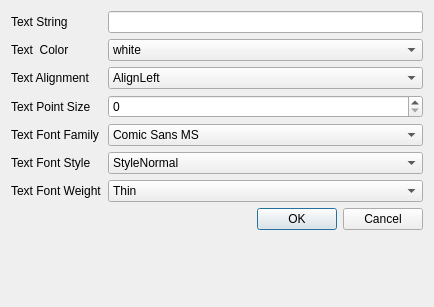
<?xml version="1.0" encoding="UTF-8"?>
<ui version="4.0">
 <class>EditText</class>
 <widget class="QDialog" name="EditText">
  <property name="geometry">
   <rect>
    <x>0</x>
    <y>0</y>
    <width>434</width>
    <height>307</height>
   </rect>
  </property>
  <property name="windowTitle">
   <string>Dialog</string>
  </property>
  <layout class="QFormLayout" name="formLayout">
   <item row="0" column="0">
    <widget class="QLabel" name="label">
     <property name="text">
      <string>Text String</string>
     </property>
    </widget>
   </item>
   <item row="0" column="1">
    <widget class="QLineEdit" name="textString"/>
   </item>
   <item row="1" column="0">
    <widget class="QLabel" name="label_2">
     <property name="text">
      <string>Text  Color</string>
     </property>
    </widget>
   </item>
   <item row="1" column="1">
    <widget class="QComboBox" name="textColor">
     <item>
      <property name="text">
       <string>white</string>
      </property>
     </item>
     <item>
      <property name="text">
       <string>black</string>
      </property>
     </item>
     <item>
      <property name="text">
       <string>red</string>
      </property>
     </item>
     <item>
      <property name="text">
       <string>green</string>
      </property>
     </item>
     <item>
      <property name="text">
       <string>blue</string>
      </property>
     </item>
     <item>
      <property name="text">
       <string>cyan</string>
      </property>
     </item>
     <item>
      <property name="text">
       <string>magenta</string>
      </property>
     </item>
     <item>
      <property name="text">
       <string>yellow</string>
      </property>
     </item>
     <item>
      <property name="text">
       <string>gray</string>
      </property>
     </item>
    </widget>
   </item>
   <item row="2" column="0">
    <widget class="QLabel" name="label_3">
     <property name="text">
      <string>Text Alignment</string>
     </property>
    </widget>
   </item>
   <item row="2" column="1">
    <widget class="QComboBox" name="textAlignment">
     <item>
      <property name="text">
       <string>AlignLeft</string>
      </property>
     </item>
     <item>
      <property name="text">
       <string>AlignRight</string>
      </property>
     </item>
     <item>
      <property name="text">
       <string>AlignTop</string>
      </property>
     </item>
     <item>
      <property name="text">
       <string>AlignBottom</string>
      </property>
     </item>
     <item>
      <property name="text">
       <string>AlignCenter</string>
      </property>
     </item>
    </widget>
   </item>
   <item row="7" column="1">
    <widget class="QDialogButtonBox" name="buttonBox">
     <property name="orientation">
      <enum>Qt::Horizontal</enum>
     </property>
     <property name="standardButtons">
      <set>QDialogButtonBox::Cancel|QDialogButtonBox::Ok</set>
     </property>
    </widget>
   </item>
   <item row="3" column="0">
    <widget class="QLabel" name="label_4">
     <property name="text">
      <string>Text Point Size</string>
     </property>
    </widget>
   </item>
   <item row="3" column="1">
    <widget class="QSpinBox" name="textPointSize">
     <property name="maximum">
      <number>50</number>
     </property>
    </widget>
   </item>
   <item row="4" column="1">
    <widget class="QComboBox" name="textFontFamily">
     <item>
      <property name="text">
       <string>Comic Sans MS</string>
      </property>
     </item>
     <item>
      <property name="text">
       <string>Courier</string>
      </property>
     </item>
     <item>
      <property name="text">
       <string>Helvetica</string>
      </property>
     </item>
     <item>
      <property name="text">
       <string>Times</string>
      </property>
     </item>
    </widget>
   </item>
   <item row="4" column="0">
    <widget class="QLabel" name="label_5">
     <property name="text">
      <string>Text Font Family</string>
     </property>
    </widget>
   </item>
   <item row="5" column="1">
    <widget class="QComboBox" name="textFontStyle">
     <item>
      <property name="text">
       <string>StyleNormal</string>
      </property>
     </item>
     <item>
      <property name="text">
       <string>StyleItalic</string>
      </property>
     </item>
     <item>
      <property name="text">
       <string>StyleOblique</string>
      </property>
     </item>
    </widget>
   </item>
   <item row="5" column="0">
    <widget class="QLabel" name="label_6">
     <property name="text">
      <string>Text Font Style</string>
     </property>
    </widget>
   </item>
   <item row="6" column="1">
    <widget class="QComboBox" name="textFontWeight">
     <item>
      <property name="text">
       <string>Thin</string>
      </property>
     </item>
     <item>
      <property name="text">
       <string>Light</string>
      </property>
     </item>
     <item>
      <property name="text">
       <string>Normal</string>
      </property>
     </item>
     <item>
      <property name="text">
       <string>Bold</string>
      </property>
     </item>
    </widget>
   </item>
   <item row="6" column="0">
    <widget class="QLabel" name="label_7">
     <property name="text">
      <string>Text Font Weight</string>
     </property>
    </widget>
   </item>
  </layout>
 </widget>
 <resources/>
 <connections>
  <connection>
   <sender>buttonBox</sender>
   <signal>accepted()</signal>
   <receiver>EditText</receiver>
   <slot>accept()</slot>
   <hints>
    <hint type="sourcelabel">
     <x>248</x>
     <y>254</y>
    </hint>
    <hint type="destinationlabel">
     <x>157</x>
     <y>274</y>
    </hint>
   </hints>
  </connection>
  <connection>
   <sender>buttonBox</sender>
   <signal>rejected()</signal>
   <receiver>EditText</receiver>
   <slot>reject()</slot>
   <hints>
    <hint type="sourcelabel">
     <x>316</x>
     <y>260</y>
    </hint>
    <hint type="destinationlabel">
     <x>286</x>
     <y>274</y>
    </hint>
   </hints>
  </connection>
 </connections>
</ui>
